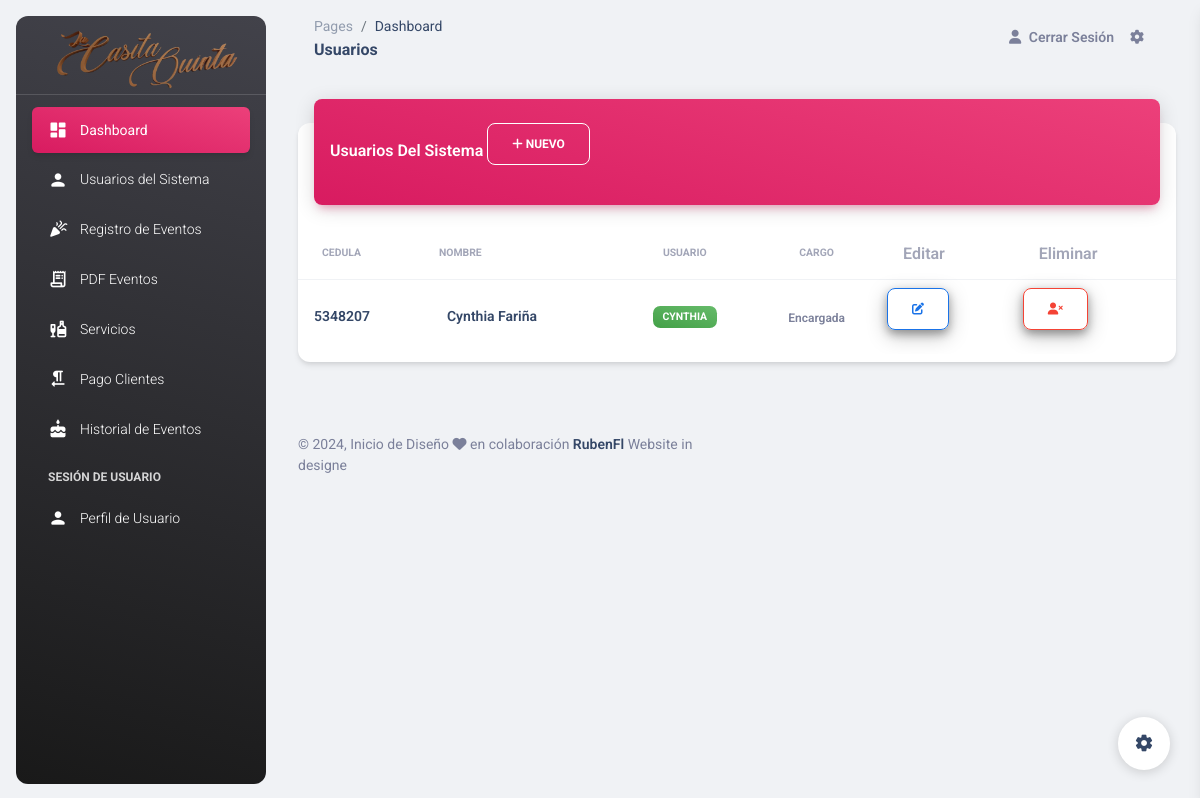
/Templates/usuarios.php (signed in), run on the app's committed database.
### tables this page shows
CREATE TABLE `users` (
  `id` int(11) NOT NULL,
  `cedula` int(11) DEFAULT NULL,
  `nombre` varchar(50) NOT NULL,
  `usuario` varchar(20) DEFAULT NULL,
  `pass` varchar(250) DEFAULT NULL,
  `rol` int(11) NOT NULL,
  `created_at` timestamp NOT NULL DEFAULT current_timestamp(),
  `estatus` int(11) NOT NULL DEFAULT 1
);

CREATE TABLE `roles` (
  `id` int(11) NOT NULL,
  `descripcion` varchar(20) NOT NULL,
  `created_at` timestamp NOT NULL DEFAULT current_timestamp(),
  `estatus` int(11) NOT NULL DEFAULT 1
);

### Templates/usuarios.php (the view, shortened to what this page needs)
<?php
require_once('../Models/conexion.php');
require_once('../Includes/header_admin.php');
?>
<body class="g-sidenav-show  bg-gray-200">
  <?php include_once('../Includes/nav_admin.php'); ?>
  <main class="main-content position-relative max-height-vh-100 h-100 border-radius-lg ">
    <nav class="navbar navbar-main navbar-expand-lg px-0 mx-4 shadow-none border-radius-xl" id="navbarBlur" data-scroll="true">
      <div class="container-fluid py-1 px-3">
        <nav aria-label="breadcrumb">
          <ol class="breadcrumb bg-transparent mb-0 pb-0 pt-1 px-0 me-sm-6 me-5">
            <li class="breadcrumb-item text-sm"><a class="opacity-5 text-dark" href="javascript:;">Pages</a></li>
            <li class="breadcrumb-item text-sm text-dark active" aria-current="page">Dashboard</li>
          </ol>
          <h6 class="font-weight-bolder mb-0">Usuarios</h6>
        </nav>
        <div class="collapse navbar-collapse mt-sm-0 mt-2 me-md-0 me-sm-4" id="navbar">
          <ul class="navbar-nav  justify-content-end">
            <li class="nav-item d-flex align-items-center">
              <a href="../Templates/salir.php" class="nav-link text-body font-weight-bold px-0">
                <i class="fa fa-user me-sm-1"></i>
                <span class="d-sm-inline d-none">Cerrar Sesión</span>
              </a>
            </li>
            <li class="nav-item px-3 d-flex align-items-center">
              <a href="javascript:;" class="nav-link text-body p-0">
                <i class="fa fa-cog fixed-plugin-button-nav cursor-pointer"></i>
              </a>
            </li>
          </ul>
        </div>
      </div>
    </nav>
    <div class="container-fluid py-4">
      <div class="row">
        <div class="col-12">
          <div class="card my-4">
            <div class="card-header p-0 position-relative mt-n4 mx-3 z-index-2">
              <div class="bg-gradient-primary shadow-primary border-radius-lg pt-4 pb-3">
                <h6 class="text-white text-capitalize ps-3">Usuarios del Sistema
                <a class="btn btn-outline-danger" href="../Views/agregarUsuario.php" style="border-color: #fff; color:#fff;">
                  <i class="fa fa-plus" aria-hidden="true"></i> Nuevo</a>
              </div>
            </div>
            <div class="card-body px-0 pb-2">
              <div class="table-responsive p-0">
                <table class="table align-items-center mb-0" id="tabla_Usuario">
                  <thead>
                    <tr>
                      <th class="text-uppercase text-secondary text-xxs font-weight-bolder opacity-7">Cedula</th>
                      <th class="text-uppercase text-secondary text-xxs font-weight-bolder opacity-7 ps-2">Nombre</th>
                      <th class="text-center text-uppercase text-secondary text-xxs font-weight-bolder opacity-7">Usuario</th>
                      <th class="text-center text-uppercase text-secondary text-xxs font-weight-bolder opacity-7">Cargo</th>
                      <?php if ($_SESSION['rol'] == 1 || $_SESSION['rol'] == 2) {?>
                      <th class="text-secondary opacity-7">Editar</th>
                      <th class="text-secondary opacity-7">Eliminar</th>
                      <?php }?>
                    </tr>
                  </thead>
                  <tbody>
                  <?php
                        $sql = mysqli_query($conection," SELECT u.id,u.cedula,u.nombre,u.usuario,r.descripcion
                        FROM users u INNER JOIN roles r ON u.rol = r.id  where u.rol > 1 AND u.estatus = 1 ORDER BY  u.id DESC");
                         $resultado = mysqli_num_rows($sql);
                         if($resultado > 0){
                            while ($data = mysqli_fetch_array($sql)){
                      ?>
                    <tr>
                      <td>
                        <div class="d-flex px-2 py-1">
                          <div class="d-flex flex-column justify-content-center">
                            <h6 class="mb-0 text-sm"><?php echo $data['cedula'];?></h6>
                          </div>
                        </div>
                      </td>
                      <td>
                        <div class="d-flex px-2 py-1">
                          <div class="d-flex flex-column justify-content-center">
                            <h6 class="mb-0 text-sm"><?php echo $data['nombre'];?></h6>
                          </div>
                        </div>
                      </td>
                      <td class="align-middle text-center text-sm">
                        <span class="badge badge-sm bg-gradient-success"><?php echo $data['usuario'];?></span>
                      </td>
                      <td class="align-middle text-center">
                        <span class="text-secondary text-xs font-weight-bold"><?php echo $data['descripcion'];?></span>
                      </td>
                      <?php if ($_SESSION['rol'] == 1 || $_SESSION['rol'] == 2) {?>
                          <td>
                             <a href="../Views/modificarUsuario.php?id=<?php echo $data['id']; ?>"class="btn btn-outline-info" style="box-shadow: 0 4px 8px 0 rgba(0, 0, 0, 0.3), 0 6px 20px  rgba(0, 0, 0, 0.25);"><i class="fas fa-edit"></i></a>
                          </td>
                      <?php } ?>
                      <?php if($_SESSION['rol'] == 1 ){ ?>
                          <td>
                            <button onclick="EliminarUsuario('<?php echo $data['id']; ?>')"
                            class="btn btn-outline-danger" style="box-shadow: 0 4px 8px 0 rgba(0, 0, 0, 0.3), 0 6px 20px  rgba(0, 0, 0, 0.25);"><i class="fas fa-user-times"></i></button>
                          </td>
                    <?php } ?>
                    </tr>
                    <?php }
                } ?>
                  </tbody>
                </table>
              </div>
            </div>
          </div>
        </div>
      </div>
    </div>
    <footer class="footer py-4  ">
      <div class="container-fluid">
        <div class="row align-items-center justify-content-lg-between">
          <div class="col-lg-6 mb-lg-0 mb-4">
            <div class="copyright text-center text-sm text-muted text-lg-start">
              © ,
              Inicio de Diseño <i class="fa fa-heart"></i> en colaboración
              <a href="#" class="font-weight-bold" target="_blank">RubenFl</a>
              Website in designe
            </div>
          </div>
        </div>
      </div>
    </footer>
  </main>
<?php include_once('../Includes/footer_admin.php') ?>

### data on the page
users: cedula "5348207", nombre "Cynthia Fariña", usuario "CYNTHIA", roles.descripcion "Encargada"
